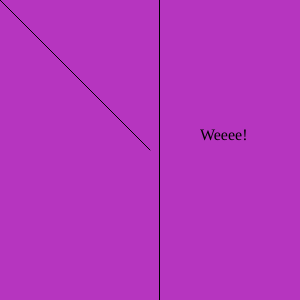
Frame 1 (no input)
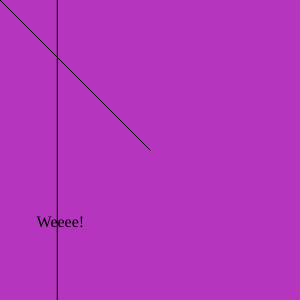
Frame 60 (no input)
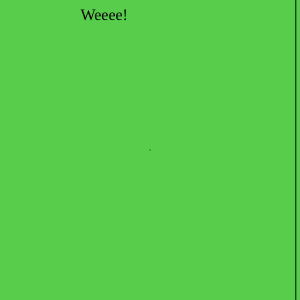
Frame 120 (the mouse pressed at the canvas centre since frame 60)

The p5.js sketch that drew these frames (run headless with seeded random() and noise() and a simulated clock; from frame 60 on, the mouse is pressed at the canvas centre):

// p5.js sketch
// ── sketch.js
/*
 *
 *	A small introductionary demo on p5.dom.js
 *
 */

var canvas;
var bgColor;
var div0;
var divRotate;


function setup() {
    console.log("setup");

    // EXAMPLE 1:
    // create the canvas...
    canvas = createCanvas(300, 300);
    // ... & create random background color
    randomBgColor();

    // EXAMPLE 2: position the canvas randomly on the webpage
    //canvas.position(random(200),random(200));

    // EXAMPLE 4: Create a div...
    div0 = createDiv();

    // EXAMPLE 5: Create a div...
    divRotate = createDiv("Weeee!");

}

// change the background color when the mouse is pressed
function mousePressed() {
    randomBgColor();
}

function randomBgColor() {
    bgColor = color(random(255), random(255), random(255));
}

function draw() {

    // EXAMPLE 1:
    // set the background color
    background(bgColor);
    // draw an oscillating line
    var lineX = map(sin(map(frameCount, 0, 99, 0, TWO_PI)), -1, 1, 0, 300)
    line(lineX, 0, lineX, height);
    // draw a line to the mouse
    line(width / 2, height / 2, mouseX, mouseY);

    /*
    // EXAMPLE 3: Animate the position of the canvas in the DOM
    var canvasX = map(sin(map(frameCount,0,250,0,TWO_PI)),-1,1,200,400);
    canvas.position( canvasX, 40);
    */

    // EXAMPLE 4: ... and change the text of the div
    div0.html("X-Position of the oscillating line: " + round(lineX));


    // EXAMPLE 5: ... and use processing to animate the div position in the DOM
    var rd = map(frameCount, 0, 167, 0, TWO_PI);
    var weeX = map(cos(rd), -1, 1, 0, 200);
    var weeY = map(sin(rd), -1, 1, 4, 240);
    divRotate.position(weeX, weeY);


}
